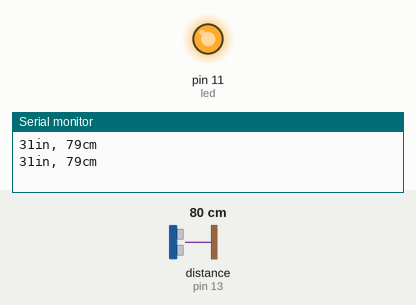
The sketch below on a simulated Arduino Uno, built with avr-gcc and run on an emulated ATmega328P. On the bench: output pins drawn as LEDs (lit = HIGH), the last lines printed to the serial monitor. Wiring (inferred from the names in the program): ultrasonic range finder: trigger pin 12; echo pin 13. The inputs (shaded band) are chosen by the test bench; at power-on: distance to the obstacle (sensor on pin 13) 80 cm. The echo pulse lasts 58.3 µs per cm; pins used as bus, display or sensor lines are not drawn.

Above: at 1.8 s.
1.9 s: distance to the obstacle (sensor on pin 13) set to 18 cm
3.4 s: distance to the obstacle (sensor on pin 13) set to 15 cm
At 4.7 s:
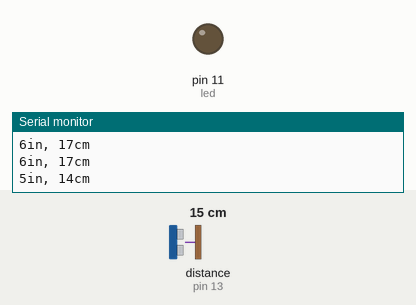
7.5 s: distance to the obstacle (sensor on pin 13) set to 35 cm
At 9.1 s:
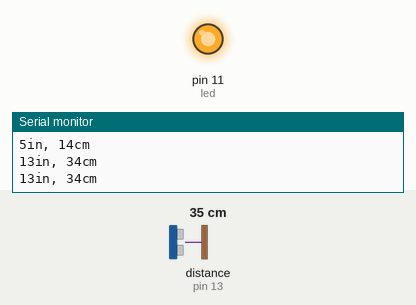
9.5 s: distance to the obstacle (sensor on pin 13) set to 2 cm
At 10.8 s:
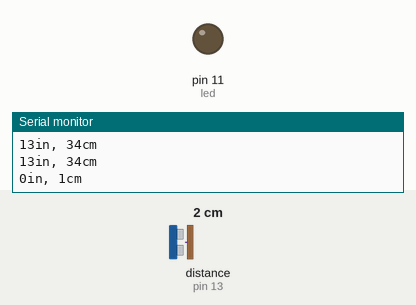
Timing chart, 0 to 12.5 s (numbered marks = the images above; inputs shaded):
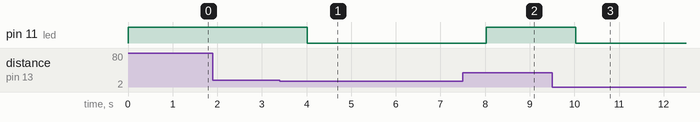

The sketch:

ultrasonic.ino
```cpp
const int led = 11;
const int TRIG_PIN = 12;
const int ECHO_PIN = 13;

void setup() {
  // initialize serial communication:
  Serial.begin(9600);
  pinMode(led,OUTPUT);
  pinMode(TRIG_PIN,OUTPUT);
  pinMode(ECHO_PIN,INPUT);
}

void loop()
{
digitalWrite(led,HIGH);
   long duration, distanceCm, distanceIn;

  // Give a short LOW pulse beforehand to ensure a clean HIGH pulse:
  digitalWrite(TRIG_PIN, LOW);
  delayMicroseconds(2);
  digitalWrite(TRIG_PIN, HIGH);
  delayMicroseconds(10);
  digitalWrite(TRIG_PIN, LOW);
  duration = pulseIn(ECHO_PIN,HIGH);

  // convert the time into a distance
  distanceCm = duration / 29.1 / 2 ;
  distanceIn = duration / 74 / 2;

  if (distanceCm <= 0){
    Serial.println("Out of range");
  }
  else {
    Serial.print(distanceIn);
    Serial.print("in, ");
    Serial.print(distanceCm);
    Serial.print("cm");
    Serial.println();
 }
 if (distanceCm <= 15){
  digitalWrite(led,LOW);
 }
 else {
  digitalWrite(led,HIGH);
 }
  delay(1000);
}
```

Measured:
- the behaviour switches between 17 and 16 cm on distance to the obstacle (sensor on pin 13) (found by bisection; images 0 and 1)
- after the input at 3.4 s, pin 11 (led): HIGH → LOW after 0.62 s
- after the input at 7.5 s, pin 11 (led): LOW → HIGH after 0.52 s
- after the input at 9.5 s, pin 11 (led): HIGH → LOW after 0.53 s
